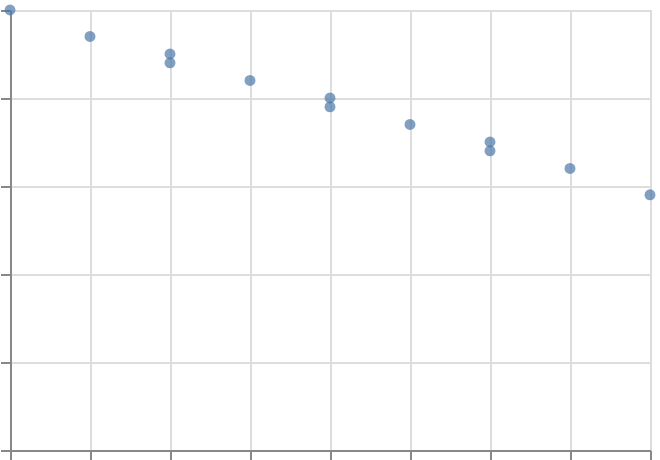

Vega-Lite specification stored for this chart:
### Vega-Lite specification from a JSON file in a GitHub repository (floating-point values rounded to 4 significant figures)
{"$schema": "https://vega.github.io/schema/vega-lite/v6.json", "padding": 5, "autosize": "none", "width": 320, "height": 220, "data": {"values": [{"year": 1990, "date": "1990-06-15", "country": "a", "region": "east", "pop": 10, "life": 50, "fert": 5.0}, {"year": 1990, "date": "1990-06-15", "country": "b", "region": "west", "pop": 17, "life": 54, "fert": 4.5}, {"year": 1990, "date": "1990-06-15", "country": "c", "region": "east", "pop": 24, "life": 58, "fert": 4.0}, {"year": 1990, "date": "1990-06-15", "country": "d", "region": "south", "pop": 31, "life": 62, "fert": 3.5}, {"year": 1991, "date": "1991-06-15", "country": "a", "region": "east", "pop": 13, "life": 52, "fert": 4.7}, {"year": 1991, "date": "1991-06-15", "country": "b", "region": "west", "pop": 20, "life": 56, "fert": 4.2}, {"year": 1991, "date": "1991-06-15", "country": "c", "region": "east", "pop": 27, "life": 60, "fert": 3.7}, {"year": 1991, "date": "1991-06-15", "country": "d", "region": "south", "pop": 34, "life": 64, "fert": 3.2}, {"year": 1992, "date": "1992-06-15", "country": "a", "region": "east", "pop": 16, "life": 54, "fert": 4.4}, {"year": 1992, "date": "1992-06-15", "country": "b", "region": "west", "pop": 23, "life": 58, "fert": 3.9}, {"year": 1992, "date": "1992-06-15", "country": "c", "region": "east", "pop": 30, "life": 62, "fert": 3.4}, {"year": 1992, "date": "1992-06-15", "country": "d", "region": "south", "pop": 37, "life": 66, "fert": 2.9}]}, "params": [{"name": "play", "select": {"type": "point", "on": "timer", "fields": ["year"]}}], "transform": [{"filter": {"param": "play"}}], "mark": "circle", "encoding": {"x": {"field": "life", "type": "quantitative", "scale": {"zero": false}}, "y": {"field": "fert", "type": "quantitative"}, "time": {"field": "year", "type": "ordinal"}}}
